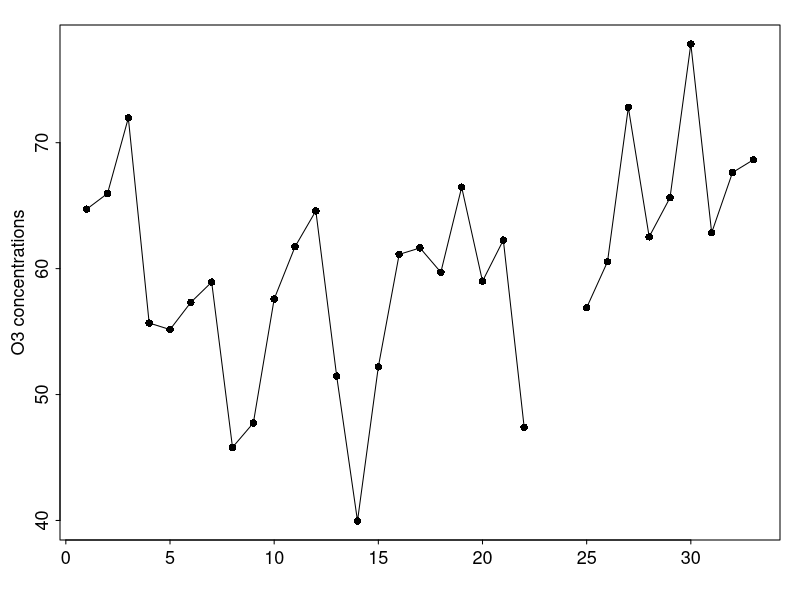
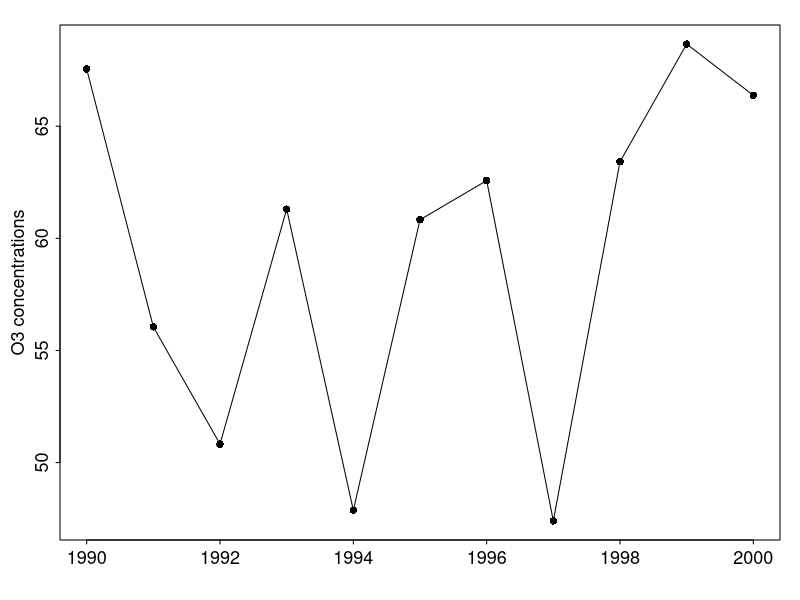

Recreate these plots in R, in order.
#change your working directory
setwd("~/Summer_tutor/For_Guangyi/20190722/sample_code")
#read the data
data=read.csv("small_data.csv",header=TRUE)
y=data[,"mean"]
y[y<=-999]=NA
data[,"mean"]=y

#====plot a simple figure ====
dev.new(width=5,height=2.8)
par(mai=c(0.6, 0.6, 0.25, 0.2), mgp=c(1.6, 0.4, 0), tcl=-0.2, ps=13)
plot(data[,'mean'],pch=16,type="o",xlab="",ylab="O3 concentrations")

#=== calculate the seasonal mean ===
yr1=1990
yr2=2000
#Construct a vector to store the monthly O3 later
season_mean=array(NA,yr2-yr1+1)
for(year in yr1:yr2){#loop over each year
	#select the rows of the summer (June, July and August) for a certain year
	ind=(data[,"year"]==year & data[,"month"]>=6 & data[,"month"]<=8)
	#calculate the mean and ignore the missing data
	#assign the mean value to the vector "season_mean"
	season_mean[year-yr1+1]=mean(data[ind,"mean"],na.rm=TRUE)
}
dev.new(width=5,height=2.8)
par(mai=c(0.6, 0.6, 0.25, 0.2), mgp=c(1.6, 0.4, 0), tcl=-0.2, ps=13)
plot(yr1:yr2,season_mean,pch=16,type="o",xlab="",ylab="O3 concentrations")